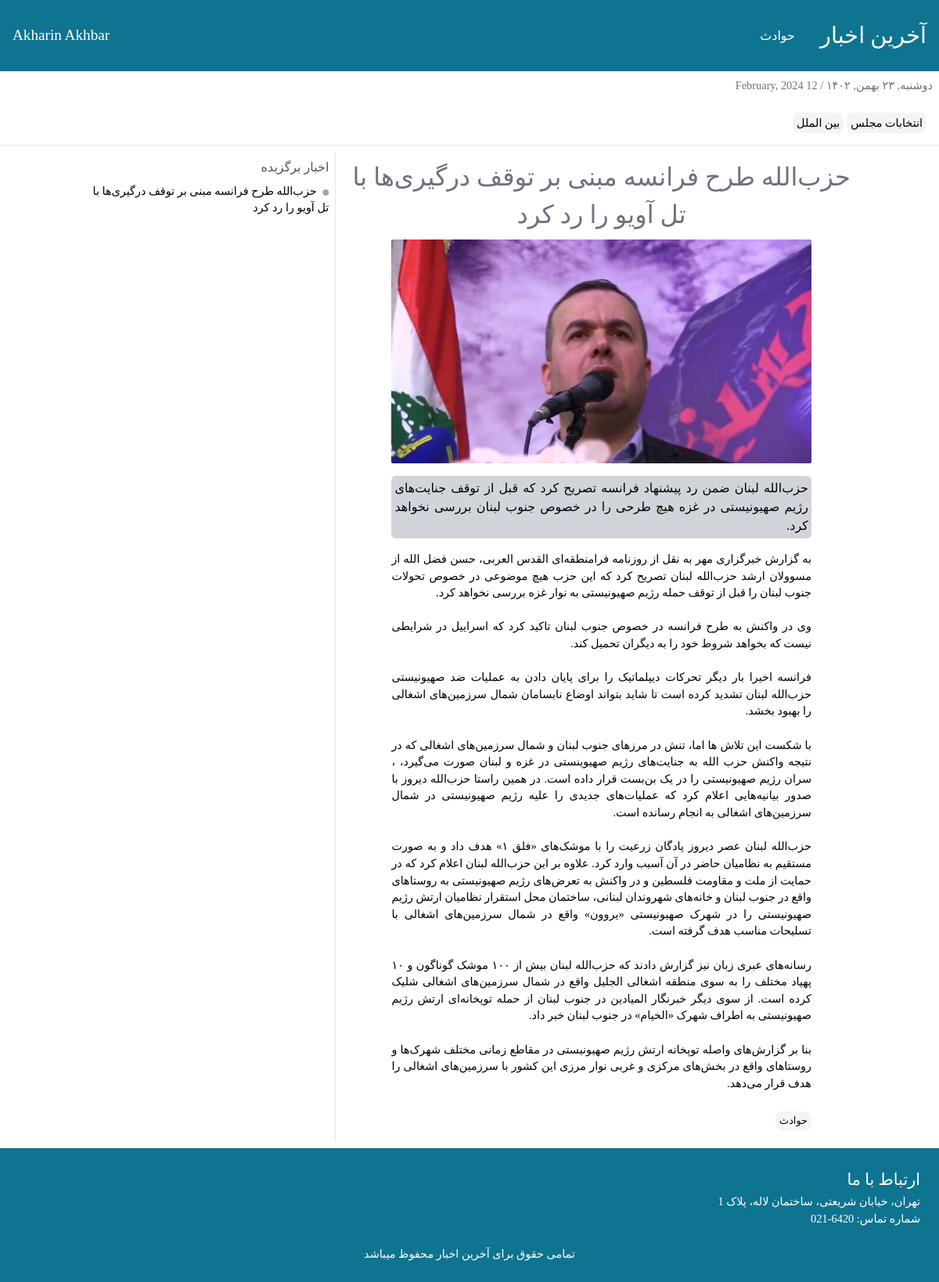
Page /news/1 on the earlier database version.
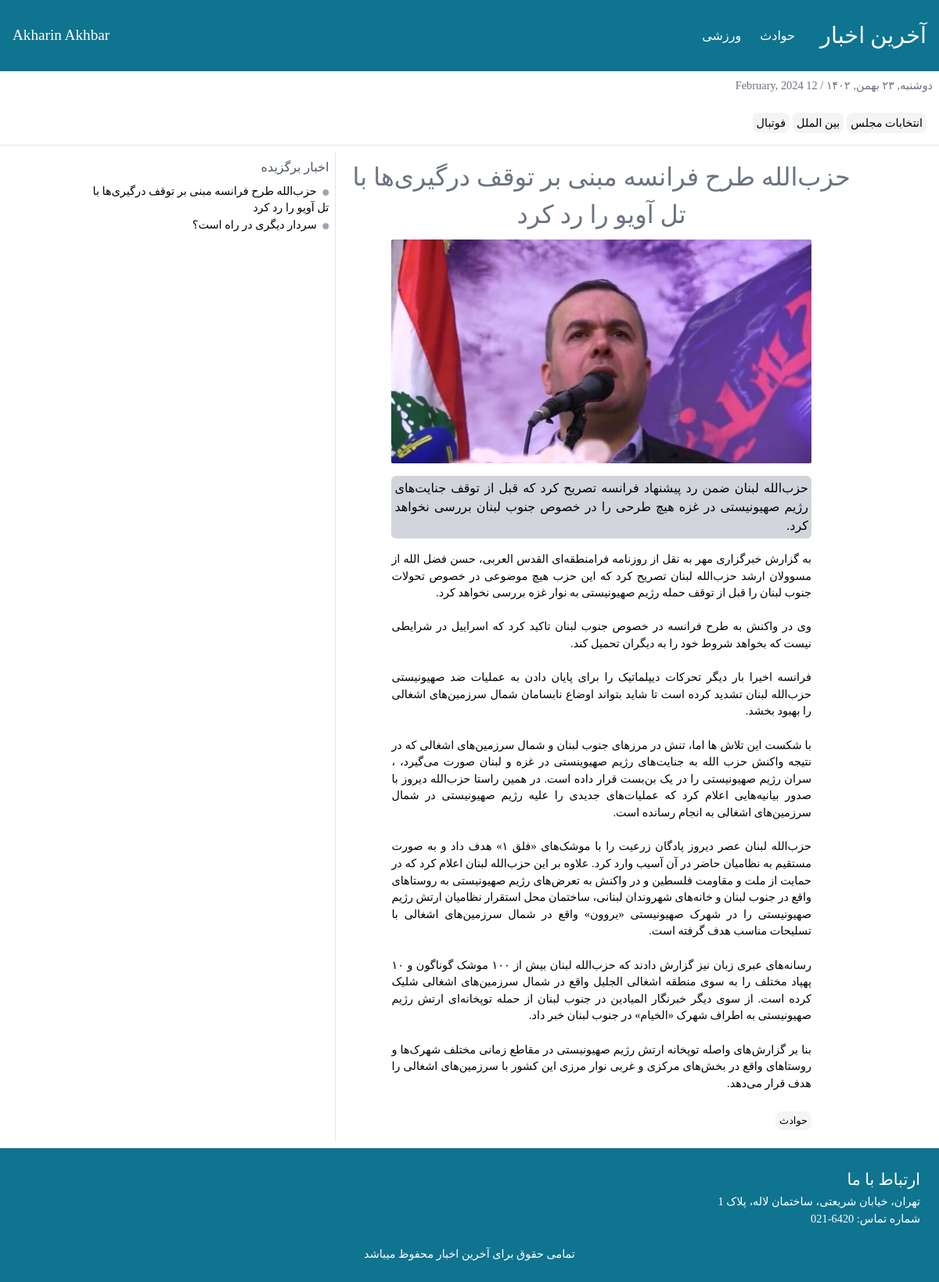
Same page on the later database version.
### news/models.py (models this page shows, shortened)
class Category(models.Model):
    title = models.CharField(max_length=250, null=True, blank=True, verbose_name="دسته بندی")
    url = models.CharField(max_length=250, null=True, blank=True, verbose_name="لینک دسته بندی")

class Tag(models.Model):
    title = models.CharField(max_length=250, null=True, blank=True, verbose_name="تگ")
    url = models.CharField(max_length=250, null=True, blank=True, verbose_name="لینک تگ")

class News(models.Model):
    title = models.CharField(max_length=250, null=True, blank=True, verbose_name="عنوان خبر")
    short_description = models.TextField(blank=True, null=True, verbose_name="توضیحات کوتاه")
    description = models.TextField(blank=True, null=True, verbose_name="متن خبر")
    author = models.CharField(max_length=250, null=True, verbose_name="نویسنده خبر")
    created_date = jmodels.jDateTimeField(auto_now_add=True)
    tag = models.ManyToManyField(Tag, verbose_name="تگ خبر")
    category = models.ManyToManyField(Category, verbose_name="دسته بندی")
    status = models.BooleanField(default=False, verbose_name="فعال/غیرفعال")
    selected = models.BooleanField(default=False, verbose_name="خبر برگزیده")
    image = models.ImageField(upload_to='images')

### news/views.py (the view)
# urls.py: path('', include('news.urls', namespace='news'))
def news(request, pk):
    news = News.objects.get(id=pk)
    tags = Tag.objects.all()
    category = Category.objects.all()
    selected = News.objects.filter(selected=True).all()
    return render(request, 'news.html', context={
        'tags': tags,
        'category': category,
        'news': news,
        'selected': selected
    })

### templates/news.html (shortened to what this page needs)
{% load jformat %}
<!DOCTYPE html>
<html lang="fa" dir="rtl">
<head>
    <link rel="stylesheet" href="/static/style/font.css"/>
    <link rel="stylesheet" href="/static/style/tailwind.css"/>
    <link
            rel="stylesheet"
            href="https://cdnjs.cloudflare.com/ajax/libs/font-awesome/6.5.1/css/all.min.css"
/>
</head>
<body class="font-[Azar]">
<header class="bg-cyan-700 p-4 font-[Azar] text-white md:flex items-center justify-between">
    <div class="md:flex items-center gap-x-8">
        <a href="{% url 'news:news' %}"><h1 class="font-[AzarBold] text-[1.8rem] my-2">آخرین اخبار</h1></a>
        <ul class="flex items-center gap-x-6">
            {% for item in category %}
                <a href="{% url 'news:select-category' item.url %}">
                    <li class="cursor-pointer">{{ item.title }}</li>
                </a>
            {% endfor %}
        </ul>
    </div>
    <div>
        <h2 class="font-[AzarBold] text-[1.2rem] hidden md:block">Akharin Akhbar</h2>
    </div>
</header>
<section>
    <span class="block font-[Azar] text-gray-500 text-[0.9rem] m-2">دوشنبه, ۲۳ بهمن, ۱۴۰۲ / 12 February, 2024</span>
    <div class="p-4">
        {% for item in tags %}
            <a href="{% url 'news:select-tag' item.url %}">
                <span
                        class="font-[Azar] rounded-lg cursor-pointer hover:bg-gray-200 border border-transparent hover:border-gray-200 transition-all duration-300 bg-gray-100 text-[0.9rem] p-1 text-center"
                >{{ item.title }}</span
                >
            </a>
        {% endfor %}
    </div>
</section>
<hr/>
<section class="container mx-auto grid grid-cols-1 md:grid-cols-6 p-2 gap-x-1">
    <div class="main-new col-span-4 border-b md:border-none">
        <h2 class="text-center text-[2rem] font-[AzarBold] text-gray-500 my-2">{{ news.title }}</h2>
        <img src="{{ news.image.url }}" alt="" class="w-[80%] block mx-auto rounded-sm"/>
        <p class="mx-auto block text-justify w-[80%] my-4 bg-gray-300 p-1 rounded-md">
            {{ news.short_description }}
        </p>
        <p class="text-[0.9rem] w-[80%] mx-auto text-justify">
            {{ news.description | linebreaksbr }}
        </p>
        <div class="mx-auto w-[80%] my-4">
            {% for cat in news.category.all %}
                <span
                        class="font-[Azar] text-[0.8rem] rounded-lg cursor-pointer hover:bg-gray-200 border border-transparent hover:border-gray-200 transition-all duration-300 bg-gray-100 p-1 text-center"
                >{{ cat.title }}</span
                >
            {% endfor %}
        </div>
    </div>
    <div class="end-news col-span-2 md:border-r p-2">
        <h4 class="text-gray-600 text-[1rem]">اخبار برگزیده</h4>
        <ul class="my-2">
            {% for item in selected %}
                <li class="text-[0.9rem]">
                    <i class="fas fa-circle text-[0.5rem] text-gray-400"></i>
                    <a href="{% url 'news:select-news' item.id %}" class="hover:text-red-600 p-1">{{ item.title }}</a>
                </li>
            {% endfor %}
        </ul>
    </div>
</section>
<footer class="bg-cyan-700 p-6">
    <h2 class="text-[1.3rem] font-[AzarBold] text-white">ارتباط با ما</h2>
    <span class="text-[0.9rem] text-white">تهران، خیابان شریعتی، ساختمان لاله، پلاک 1</span>
    <span class="text-[0.9rem] text-white block">شماره تماس: 6420-021</span>
    <span class="mx-auto text-white text-[0.9rem] block text-center mt-6">تمامی حقوق برای آخرین اخبار محفوظ میباشد</span>
</footer>
</body>
</html>

Differences in the rows shown:
added Category: title "ورزشی", shown under "آخرین اخبار"
added Tag: title "فوتبال"
added News: title "سردار دیگری در راه است؟"
